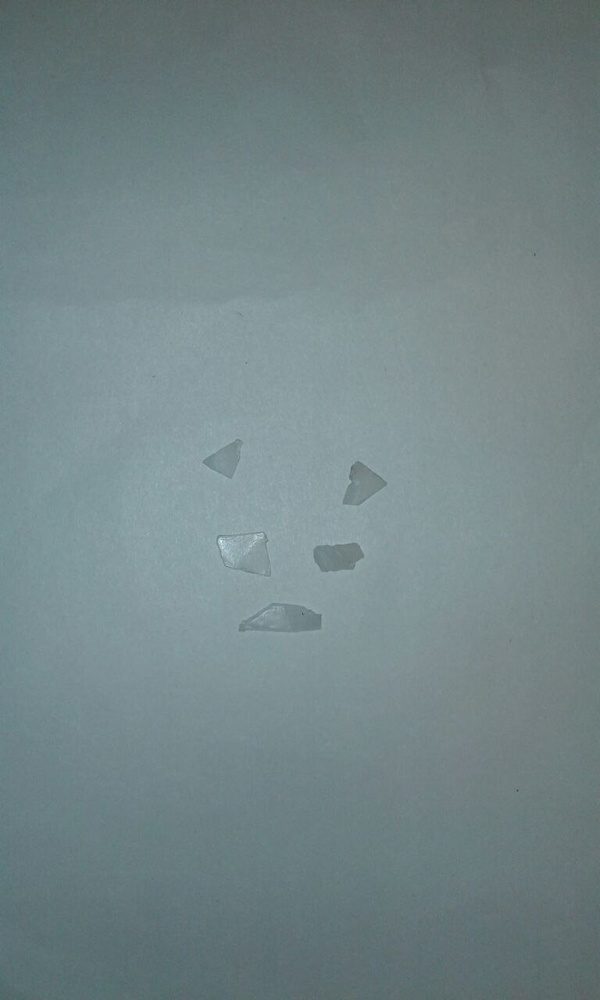
#> input picture VisionComputacional/teste3.jpg, 600 x 1000 px, shrunk from 768 x 1280 before the run, found by its file name
$ python microscopio.py   (older library calls are emulated)
#> lines starting #> are read from the running program, lines starting #| are printed output that depends on the picture; after the words box and inside, x2 and y2 are one past the last pixel; in counts of white or black regions, pixels touching at a corner belong together
#!/usr/bin/env python2
# -*- coding: utf-8 -*-
"""
Created on Wed Nov  6 15:36:17 2019

@author: usuario
"""

import numpy as np
import cv2

img = cv2.imread("teste3.jpg")
#> img is the input picture: shape (1000, 600, 3); mean B, G, R 135.9, 133.4, 115.7


# Converter para escala de cinza
cinza = cv2.cvtColor(img, cv2.COLOR_BGR2GRAY)

# Aplicar suavização
gauss = cv2.GaussianBlur(cinza, (1,1), 0)


# Detectar bordas
canny = cv2.Canny(gauss, 50, 150)
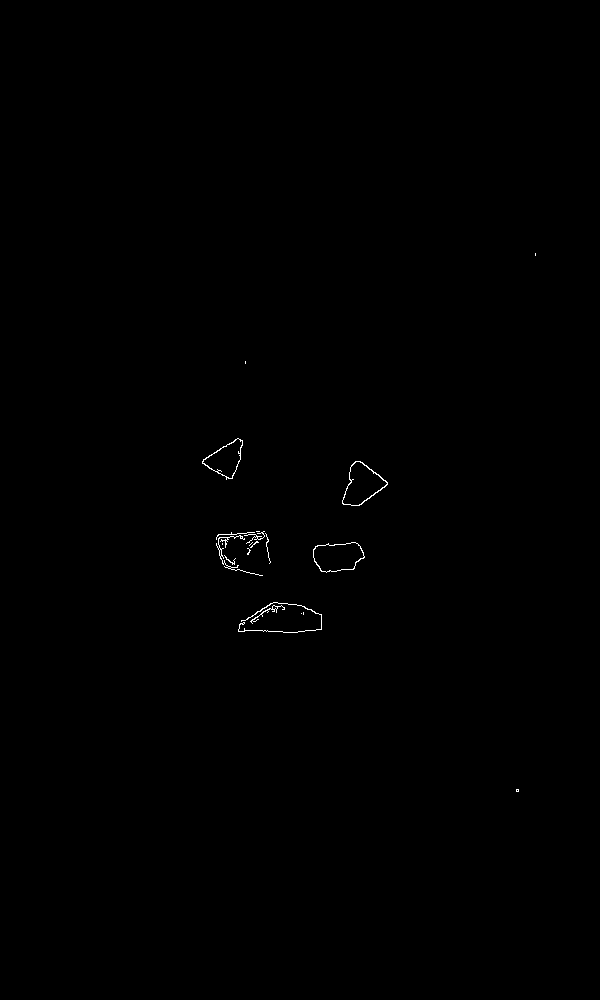
#> canny: shape (1000, 600); 0.19% white in thin lines or dots, all inside (x1, y1, x2, y2) = (202, 253, 536, 792)

# Buscamos os contornos
(_,contornos,_) = cv2.findContours(canny.copy(), cv2.RETR_EXTERNAL, cv2.CHAIN_APPROX_SIMPLE)
#> contornos = 20 contours, 14 with area under 20; largest, box (x1, y1, x2, y2) and area: (342, 461, 388, 506) 1168, (313, 542, 365, 573) 1150, (202, 438, 243, 480) 874, (216, 535, 263, 576) 42, (250, 605, 285, 624) 30, (238, 602, 322, 633) 30

# Mostramos o numero de objetos na tela
print("Foram encontrados {} objetos".format(len(contornos)))
#| Foram encontrados 20 objetos

cv2.drawContours(img,contornos,-1,(0,0,255), 2)
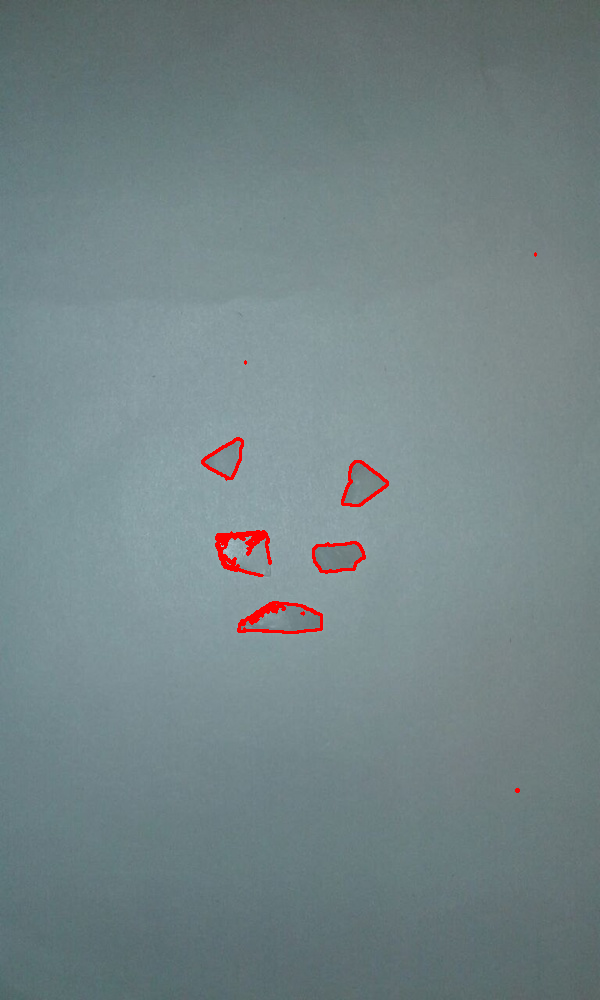
#> img: shape (1000, 600, 3); 0.57% of pixels changed, all inside (x1, y1, x2, y2) = (201, 252, 537, 793)
cv2.imshow("contornos", img)
cv2.imwrite("resultado.jpg", img)


cv2.waitKey(0)
